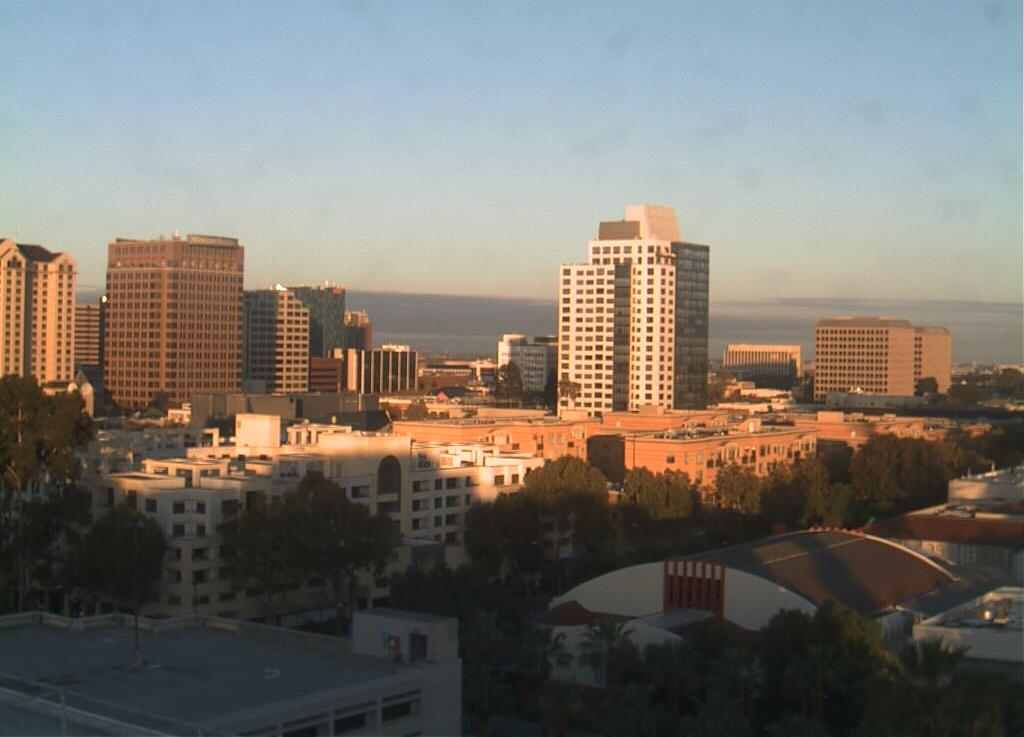
#> input picture Computer_Vision_Machine_Learning/lesson1/day_night_images/training/day/20151101_145511.jpg, 1024 x 737 px; its folder holds only this picture in this run
$ python classifcation.py
#> lines starting #> are read from the running program, lines starting #| are printed output that depends on the picture
### Computer_Vision_Machine_Learning/lesson1/helpers.py
# Helper functions

import os
import glob # library for loading images from a directory
import matplotlib.image as mpimg
import cv2
import numpy as np
import matplotlib.pyplot as plt


# This function loads in images and their labels and places them in a list
# The list contains all images and their associated labels
# For example, after data is loaded, im_list[0][:] will be the first image-label pair in the list
def load_dataset(image_dir):

    # Populate this empty image list
#> called with image_dir = 'day_night_images/training/'
    im_list = []
    image_types = ["day", "night"]

    # Iterate through each color folder
    for im_type in image_types:

        # Iterate through each image file in each image_type folder
        # glob reads in any image with the extension "image_dir/im_type/*"
        for file in glob.glob(os.path.join(image_dir, im_type, "*")):

            # Read in the image
            im = mpimg.imread(file)
#> im is the input picture: shape (737, 1024, 3); mean R, G, B 120.9, 116.4, 109.5

            # Check if the image exists/if it's been correctly read-in
            if not im is None:
                # Append the image, and it's type (red, green, yellow) to the image list
                im_list.append((im, im_type))

    return im_list


def standardize_input(image):

    ## TODO: Resize image so that all "standard" images are the same size 600x1100 (hxw)
    image_x = 1100
    image_y = 600
    standard_im = cv2.resize(image, (image_x,image_y), interpolation = cv2.INTER_AREA)


    return standard_im

def encode(label):

    numerical_val = 0
    ## TODO: complete the code to produce a numerical label
    if label == 'day':
        numerical_val = 1

    return numerical_val


def standardize(image_list):

    # Empty image data array
    standard_list = []

    # Iterate through all the image-label pairs
    for item in image_list:
        image = item[0]
        label = item[1]

        # Standardize the image
        standardized_im = standardize_input(image)

        # Create a numerical label
        binary_label = encode(label)

        # Append the image, and it's one hot encoded label to the full, processed list of image data
        standard_list.append((standardized_im, binary_label))

    return standard_list

# [14 lines left out: function avg_brightness, not called in this run]

# This function should take in RGB image input
def estimate_label(rgb_image):

    avg_v = avg_brightness_hsv(rgb_image,'v')
    ## TODO: extract average brightness feature from an RGB image
    # Use the avg brightness feature to predict a label (0, 1)
    predicted_label = 0 #night
    threshold_h = 120
    threshold_l = 92
    s_avg_day = 53.8
    s_avg_nite = 103.9
    h_avg_day = 67.1
    h_avg_nite = 45.9
    r_avg_day = 121.7
    r_avg_nite =67.8
    r_std_day = 20.9
    r_std_nite = 36.3
    g_avg_day = 124.9
    g_avg_nite = 52.1
    g_std_day = 25.2
    g_std_nite = 28.3
    b_avg_day = 126.7
    b_avg_nite = 40.8
    v_avg_day = 137

    #Check to see if r or g is within std dev of sample


  ## TODO: Return the predicted_label (0 or 1) based on whether the avg is
    # above or below the threshold
    if avg_v > threshold_h:
        predicted_label = 1
    elif  avg_v > threshold_l :
        r_avg = mean_rgb(rgb_image,'r')
        g_avg = mean_rgb(rgb_image,'g')
        b_avg = mean_rgb(rgb_image,'b')
        h_avg = mean_hsv(rgb_image,'h')
        s_avg = mean_hsv(rgb_image,'s')
        #Need another value to compare too close
        #Check to see if r or g is within std dev of sample
        r_in_range = r_avg >= r_avg_day
        g_in_range = g_avg < 90
        b_in_range = b_avg < 85
        h_in_range = h_avg >= h_avg_nite
        #print(str(r_avg) + ' ' + str(g_avg) + ' ' + str(b_avg) + ' ' + str(h_avg) + ' ' + str(avg_v))

        if  b_in_range or g_in_range:
            predicted_label = 0
        else:
            predicted_label = 1
    else:
        predicted_label = 0


    return predicted_label

# [91 lines left out: functions hsv_histograms, avg_brightness_rgb, mean_rgb, min_rgb, max_rgb, not called in this run]
'''
    ## TODO: set the value of a threshold that will separate day and night images


    area = 600*1100
    r_avg = r/area
    g_avg = g/area
    b_avg = b/area

    print('The V Channel avg is ' + str(avg) + ' ' + 'The R Chan avg is: ' + str(r_avg)
          + ' ' + 'The G chan avg is: ' + str(g_avg) + ' ' + 'The B Chan avg is: ' + str(b_avg))

'''

def avg_brightness_hsv(rgb_image,hsv_char):

    # Convert image to HSV
    hsv = cv2.cvtColor(rgb_image, cv2.COLOR_RGB2HSV)
    area = 600*1100

    if hsv_char == 'h' or hsv_char == 'H':
        # Add up all the pixel values in the R channel
        val = np.sum(hsv[:,:,0])
        average = val/area
    elif hsv_char == 's' or hsv_char == 'S':
        val = np.sum(hsv[:,:,1])
        average = val/area
    elif hsv_char == 'v' or hsv_char == 'V':
        val = np.sum(hsv[:,:,2])
        average = val/area
    else:
        average = None

    return average

# [41 lines left out: functions mean_hsv, min_hsv, max_hsv, not called in this run]

### Computer_Vision_Machine_Learning/lesson1/classifcation.py
# -*- coding: utf-8 -*-
"""
Created on Sat Mar 28 14:44:49 2020

@author: nmazzilli24
"""
import cv2 # computer vision library
import helpers

import numpy as np
import matplotlib.pyplot as plt
import matplotlib.image as mpimg

# Image data directories
image_dir_training = "day_night_images/training/"
image_dir_test = "day_night_images/test/"

# Using the load_dataset function in helpers.py
# Load training data
IMAGE_LIST = helpers.load_dataset(image_dir_training)
#> IMAGE_LIST = 2 items

# Standardize all training images
STANDARDIZED_LIST = helpers.standardize(IMAGE_LIST)
#> the loop in standardize, `for item in image_list:` made 2 passes
#> (label, image_x in standardize_input, image_y in standardize_input, numerical_val in encode, binary_label) on passes 1 to 2: ('day', 1100, 600, 1, 1), ('night', 1100, 600, 0, 0)
#> pass 1, in standardize_input, `standard_im = cv2.resize(image, (image_x,image_y), interpolation = cv2..`:
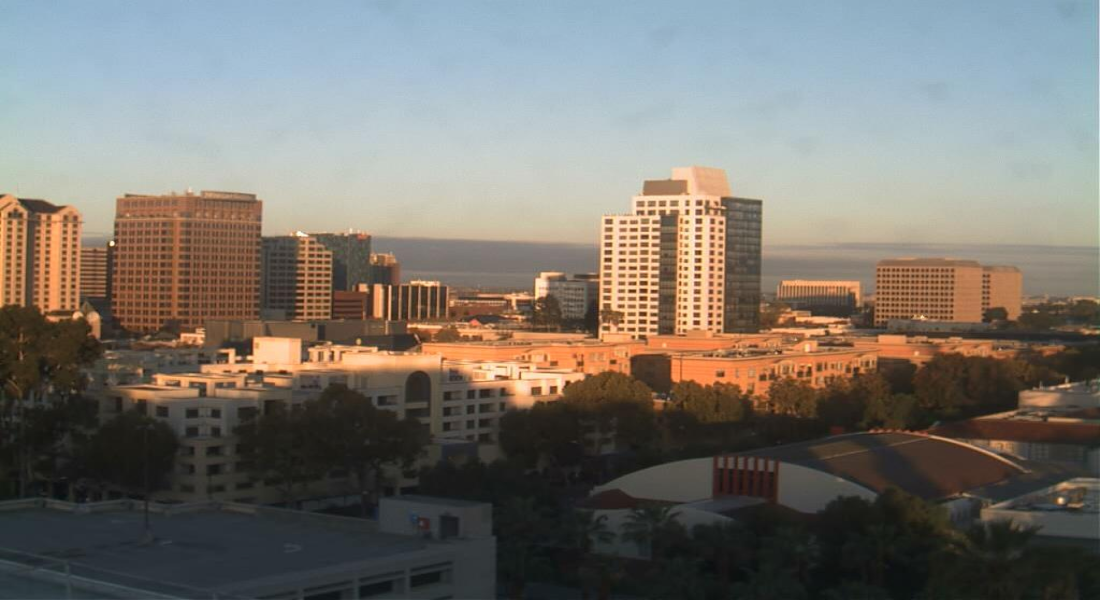
#> standard_im: shape (600, 1100, 3); mean R, G, B 120.8, 116.3, 109.4
#> pass 2, in standardize_input (call 2), `standard_im = cv2.resize(image, (image_x,image_y), interpolation = cv2..`:
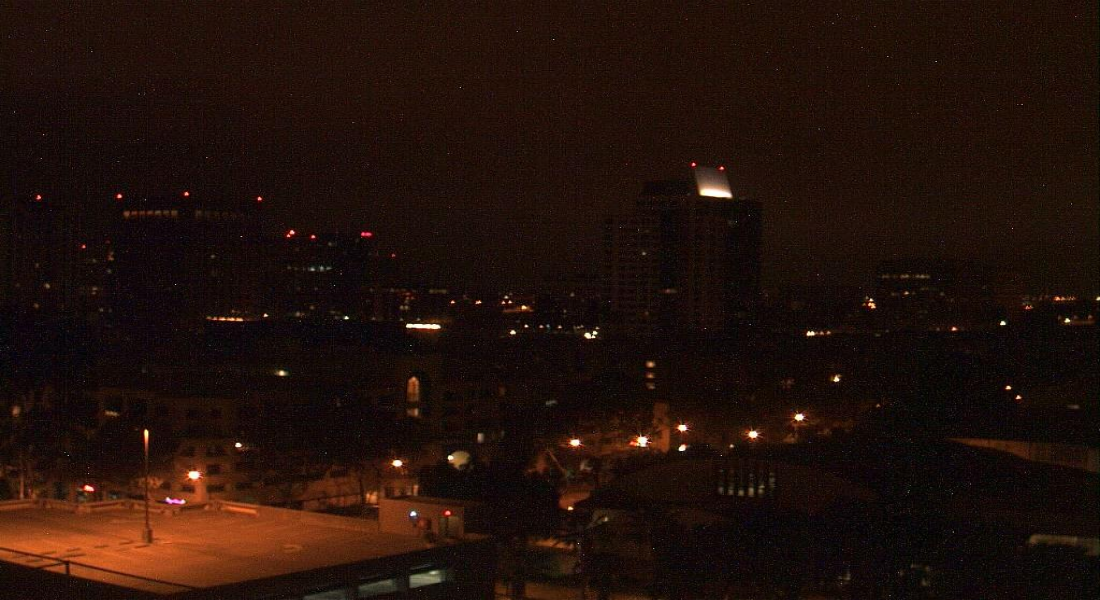
#> standard_im: shape (600, 1100, 3); mean R, G, B 33.7, 16.6, 10.3
#> STANDARDIZED_LIST = 2 items

## Test out your code by calling the above function and seeing
# how some of your training data is classified
correct = 0
for idx in range(len(STANDARDIZED_LIST)):
    test_im = STANDARDIZED_LIST[idx][0]
    selected_label = STANDARDIZED_LIST[idx][1]
    label = helpers.estimate_label(test_im)
    if selected_label == label:
        correct += 1
#> this loop made 2 passes
#> (selected_label, avg_v in estimate_label, predicted_label in estimate_label, threshold_h in estimate_label, threshold_l in estimate_label) on passes 1 to 2: (1, 132.1, 1, 120, 92), (0, 33.76, 0, 120, 92)
#> after the loop, correct = 2

print(correct/len(STANDARDIZED_LIST))
#| 1.0
